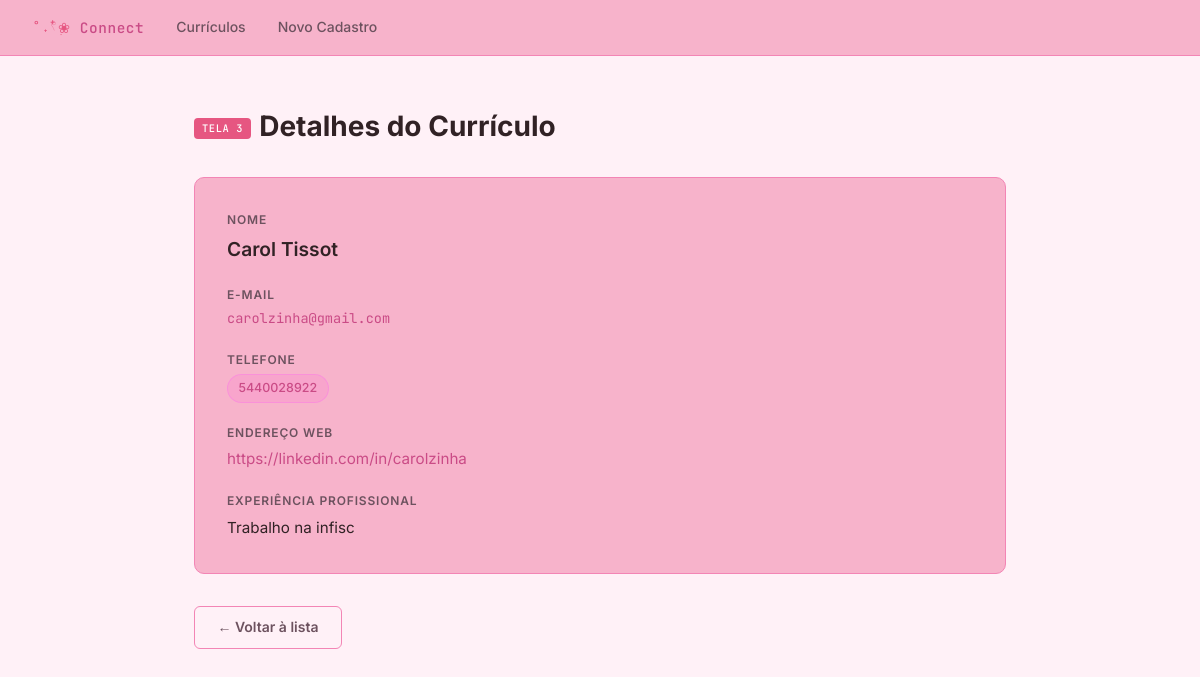
Screenshot of /curriculo/2 with the database file from the repository.
### tables this page shows
CREATE TABLE curriculos (
                id       INTEGER PRIMARY KEY AUTOINCREMENT,
                nome     TEXT    NOT NULL,
                email    TEXT    NOT NULL,
                telefone TEXT,
                site     TEXT,
                experiencia TEXT NOT NULL
            );

### app.py (the view)
@app.route("/curriculo/<int:curriculo_id>")
def consultar(curriculo_id):
    db = get_db()
    curriculo = db.execute(
        "SELECT * FROM curriculos WHERE id = ?", (curriculo_id,)
    ).fetchone()
    if curriculo is None:
        abort(404)
    return render_template("consultar.html", curriculo=curriculo)

### app.py (called while the page is built)
def get_db():
    db = getattr(g, "_database", None)
    if db is None:
        db = g._database = sqlite3.connect(DATABASE)
        db.row_factory = sqlite3.Row
    return db

@app.teardown_appcontext
def close_connection(exception):
    db = getattr(g, "_database", None)
    if db is not None:
        db.close()

@app.after_request
def adicionar_cabecalhos_seguranca(response):
    response.headers["X-Content-Type-Options"] = "nosniff"
    response.headers["X-Frame-Options"] = "DENY"
    response.headers["X-XSS-Protection"] = "1; mode=block"
    response.headers["Content-Security-Policy"] = (
        "default-src 'self'; "
        "style-src 'self' 'unsafe-inline' https://fonts.googleapis.com; "
        "font-src https://fonts.gstatic.com; "
        "script-src 'none';"
    )
    response.headers["Cache-Control"] = "no-store, no-cache, must-revalidate, private"
    response.headers["Pragma"] = "no-cache"
    response.headers["Referrer-Policy"] = "no-referrer"
    return response

### templates/consultar.html (shortened to what this page needs)
{% extends "base.html" %}
{% block conteudo %}
<h1><span class="badge">TELA 3</span>Detalhes do Currículo</h1>
<div class="card">
  <div class="detail-grid">
    <div>
      <div class="field-label">Nome</div>
      <div class="field-value" style="font-size:1.2rem;font-weight:600;">{{ curriculo.nome }}</div>
    </div>
    <div>
      <div class="field-label">E-mail</div>
      <div class="field-value mono">
        <a href="mailto:{{ curriculo.email | e }}">{{ curriculo.email }}</a>
      </div>
    </div>
    <div>
      <div class="field-label">Telefone</div>
      <div class="field-value">
        {% if curriculo.telefone %}
          <span class="pill"> {{ curriculo.telefone }}</span>
        {% else %}
          <span style="color:var(--muted);font-style:italic;">Não informado</span>
        {% endif %}
      </div>
    </div>
    <div>
      <div class="field-label">Endereço WEB</div>
      <div class="field-value">
        {% if curriculo.site %}
          <a href="{{ curriculo.site | e }}" target="_blank" rel="noopener noreferrer">
            {{ curriculo.site }}
          </a>
        {% else %}
          <span style="color:var(--muted);font-style:italic;">Não informado</span>
        {% endif %}
      </div>
    </div>
    <div>
      <div class="field-label">Experiência Profissional</div>
      <div class="field-value pre">{{ curriculo.experiencia }}</div>
    </div>
  </div>
</div>
<div class="actions">
  <a href="{{ url_for('listar') }}" class="btn btn-ghost">← Voltar à lista</a>
</div>
{% endblock %}

### templates/base.html (style rules this page uses)
*, *::before, *::after { box-sizing: border-box; margin: 0; padding: 0; }
:root { --bg: #fff1f7; --surface: #f7b3cb; --border: #f385b5; --accent: #e65681; --accent2: #ca4b86; --text: #312225; --muted: #6d525f; --danger: #f87171; --success: #34d399; --radius: 10px; }
body { background: var(--bg); color: var(--text); font-family: 'Inter', system-ui, sans-serif; min-height: 100vh; line-height: 1.6; }
h1 { font-size: 1.75rem; font-weight: 700; margin-bottom: 1.75rem; color: var(--text); }
h1 .badge { display: inline-block; font-family: 'JetBrains Mono', monospace; font-size: .65rem; font-weight: 500; background: var(--accent); color: #fff; padding: .15rem .5rem; border-radius: 4px; vertical-align: middle; margin-right: .5rem; letter-spacing: .06em; }
.card { background: var(--surface); border: 1px solid var(--border); border-radius: var(--radius); padding: 2rem; }
.btn { display: inline-flex; align-items: center; gap: .45rem; padding: .6rem 1.4rem; border-radius: 6px; font-size: .875rem; font-weight: 600; cursor: pointer; text-decoration: none; border: none; transition: opacity .2s, transform .1s; }
.btn-ghost { background: transparent; border: 1px solid var(--border); color: var(--muted); }
.detail-grid { display: grid; gap: 1.25rem; }
.field-label { font-size: .75rem; font-weight: 600; color: var(--muted); text-transform: uppercase; letter-spacing: .07em; margin-bottom: .3rem; }
.field-value { font-size: .95rem; color: var(--text); word-break: break-word; }
.field-value.mono { font-family: 'JetBrains Mono', monospace; font-size: .85rem; }
.field-value a { color: var(--accent2); text-decoration: none; }
.field-value.pre { white-space: pre-wrap; line-height: 1.7; }
.pill { display: inline-block; padding: .2rem .65rem; border-radius: 20px; font-size: .78rem; font-weight: 500; background: rgba(255, 88, 213, 0.15); color: var(--accent2); border: 1px solid rgba(255, 99, 247, 0.3); }
.actions { display: flex; gap: .75rem; margin-top: 2rem; flex-wrap: wrap; }

### rows the page displays
curriculos: nome "Carol Tissot", email "carolzinha@gmail.com", telefone "5440028922", site "https://linkedin.com/in/carolzinha", experiencia "Trabalho na infisc"
